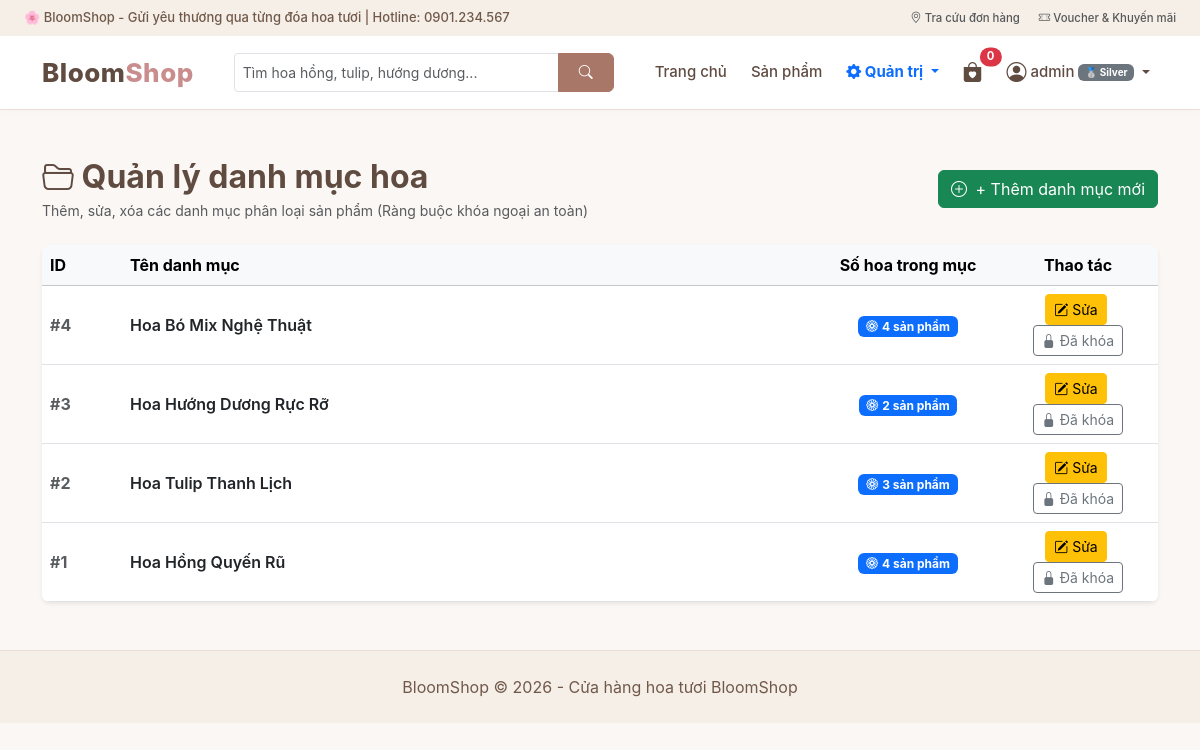
/index.php?act=danhmuc (signed in), run on the app's committed database.
### tables this page shows
CREATE TABLE `danhmuc` (
  `id` int(11) NOT NULL AUTO_INCREMENT,
  `name` varchar(100) NOT NULL,
  PRIMARY KEY (`id`)
);

### controller/BaseController.php (called while the page is built, shortened)
<?php
class BaseController
{
    public function renderView($view_file, $data_truyen = [])
    {
        extract($data_truyen);
        include __DIR__ . "/../view/header.php";
        include __DIR__ . "/../view/" . $view_file;
        include __DIR__ . "/../view/footer.php";
        exit;
    }
}

### controller/QuanTriController.php (called while the page is built, shortened)
<?php
require_once __DIR__ . '/BaseController.php';
require_once __DIR__ . '/../model/DanhMucModel.php';
class QuanTriController extends BaseController
{
    private $danhMucModel;
    public function __construct()
    {
        $this->danhMucModel = new DanhMucModel();
    }
    public function danhmuc()
    {
        $danhsach = $this->danhMucModel->getAll();
        $this->renderView('danhmuc.php', ['danhsach' => $danhsach]);
    }
}

### model/BaseModel.php (called while the page is built, shortened)
<?php
class BaseModel extends database
{
    private static $cached_conn = null;
    protected function get_conn()
    {
        if (self::$cached_conn === null) {
            self::$cached_conn = $this->connection_database();
        }
        return self::$cached_conn;
    }
    public function queryAll($sql, $params = [])
    {
        $conn = $this->get_conn();
        $stmt = $conn->prepare($sql);
        $stmt->execute($params);
        return $stmt->fetchAll(PDO::FETCH_ASSOC);
    }
    public function readitem($sql, $params = [])
    {
        return $this->queryAll($sql, $params);
    }
}

### model/DanhMucModel.php (called while the page is built, shortened)
<?php
require_once __DIR__ . '/BaseModel.php';
class DanhMucModel extends BaseModel
{
    public function getAll()
    {
        return $this->readitem("SELECT danhmuc.*,
                                       (SELECT COUNT(*) FROM sanpham WHERE sanpham.id_dm = danhmuc.id) AS total_products
                                FROM danhmuc
                                ORDER BY danhmuc.id DESC");
    }
}

### view/danhmuc.php (the view, shortened to what this page needs)
<div class="container my-5">
    <div class="d-flex justify-content-between align-items-center mb-4 flex-wrap gap-2">
        <div>
            <h2 class="fw-bold mb-1" style="color: #604b41;">
                <i class="bi bi-folder2-open"></i> Quản lý danh mục hoa
            </h2>
            <p class="text-muted small mb-0">Thêm, sửa, xóa các danh mục phân loại sản phẩm (Ràng buộc khóa ngoại an toàn)</p>
        </div>
        <a href="index.php?act=themdm" class="btn btn-success">
            <i class="bi bi-plus-circle me-1"></i> + Thêm danh mục mới
        </a>
    </div>
    <div class="card border-0 shadow-sm rounded-3 overflow-hidden bg-white">
        <div class="table-responsive">
            <table class="table table-hover align-middle mb-0">
                <thead class="table-light">
                    <tr>
                        <th style="width: 80px;">ID</th>
                        <th>Tên danh mục</th>
                        <th class="text-center" style="width: 180px;">Số hoa trong mục</th>
                        <th class="text-center" style="width: 160px;">Thao tác</th>
                    </tr>
                </thead>
                <tbody>
                <?php if (!empty($danhsach)) { foreach ($danhsach as $dm) {
                    $spCount = (int)($dm['total_products'] ?? 0);
                ?>
                    <tr>
                        <td class="fw-bold text-muted">#<?= $dm['id'] ?></td>
                        <td>
                            <span class="fw-semibold text-dark"><?= htmlspecialchars($dm['name']) ?></span>
                        </td>
                        <td class="text-center">
                            <?php if ($spCount > 0) { ?>
                                <span class="badge bg-primary" title="Đang chứa <?= $spCount ?> sản phẩm hoa">
                                    <i class="bi bi-flower1 me-1"></i><?= $spCount ?> sản phẩm
                                </span>
                            <?php } else { ?>
                                <span class="badge bg-light text-muted border">0 sản phẩm</span>
                            <?php } ?>
                        </td>
                        <td class="text-center">
                            <a class="btn btn-warning btn-sm me-1" href="index.php?act=suadm&id=<?= $dm['id'] ?>" title="Sửa danh mục">
                                <i class="bi bi-pencil-square"></i> Sửa
                            </a>
                            <?php if ($spCount > 0) { ?>
                                <button type="button"
                                        class="btn btn-outline-secondary btn-sm"
                                        onclick="alert('Ràng buộc toàn vẹn dữ liệu: Danh mục \'<?= htmlspecialchars(addslashes($dm['name'])) ?>\' đang chứa <?= $spCount ?> sản phẩm hoa!\n\nBạn phải chuyển hoặc xóa các sản phẩm thuộc danh mục này trước khi có thể xóa danh mục.')"
                                        title="Không thể xóa vì đang chứa sản phẩm">
                                    <i class="bi bi-lock-fill"></i> Đã khóa
                                </button>
                            <?php } ?>
                        </td>
                    </tr>
                <?php }} else { ?>
                    <tr>
                        <td colspan="4" class="text-center py-4 text-muted">Chưa có danh mục nào.</td>
                    </tr>
                <?php } ?>
                </tbody>
            </table>
        </div>
    </div>
</div>

### view/css/style.css (style rules this page uses)
:root { --bloom-primary: #a87768; --bloom-hover: #81594e; --bloom-dark: #604b41; --bloom-light: #faf7f5; --bloom-cream: #f5efe8; --bloom-accent: #c98d8d; --bloom-border: #ebdcd5; }
html { scroll-behavior: smooth; }
body { margin: 0; font-family: -apple-system, BlinkMacSystemFont, "Segoe UI", Roboto, "Helvetica Neue", Arial, sans-serif; background-color: var(--bloom-light); color: #4a3e3d; text-rendering: optimizeLegibility; -webkit-font-smoothing: antialiased; }
a { color: var(--bloom-primary); text-decoration: none; transition: color 0.2s ease; }
.table-responsive { -webkit-overflow-scrolling: touch; }

### data on the page
danhmuc: id "4", name "Hoa Bó Mix Nghệ Thuật", spCount "4"
danhmuc: id "3", name "Hoa Hướng Dương Rực Rỡ", spCount "2"
danhmuc: id "2", name "Hoa Tulip Thanh Lịch", spCount "3"
danhmuc: id "1", name "Hoa Hồng Quyến Rũ", spCount "4"

### other printed values
$cart_count "0"
$_SESSION['name'] "admin"
